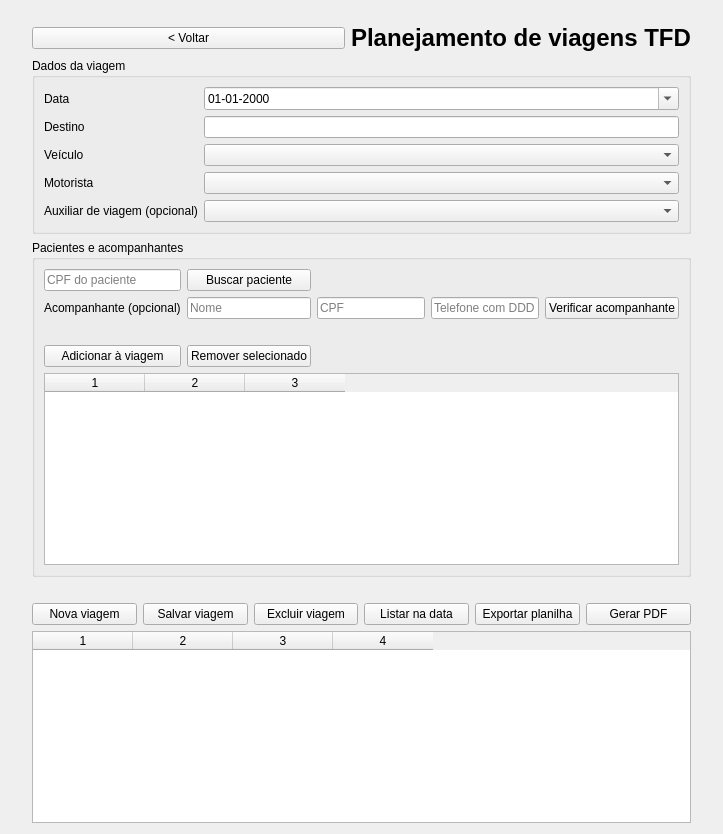
<?xml version="1.0" encoding="UTF-8"?>
<ui version="4.0">
 <class>ViewViagens</class>
 <widget class="QWidget" name="ViewViagens">
  <layout class="QVBoxLayout" name="v">
   <property name="leftMargin"><number>32</number></property>
   <property name="topMargin"><number>24</number></property>
   <property name="rightMargin"><number>32</number></property>
   <item>
    <layout class="QHBoxLayout" name="top">
     <item><widget class="QPushButton" name="btnVoltar"><property name="text"><string>&lt; Voltar</string></property></widget></item>
     <item><widget class="QLabel" name="title"><property name="text"><string>Planejamento de viagens TFD</string></property><property name="styleSheet"><string notr="true">font-size:24px;font-weight:700;</string></property></widget></item>
    </layout>
   </item>
   <item>
    <widget class="QGroupBox" name="gDados">
     <property name="title"><string>Dados da viagem</string></property>
     <layout class="QFormLayout" name="f1">
      <item row="0" column="0"><widget class="QLabel" name="lData"><property name="text"><string>Data</string></property></widget></item>
      <item row="0" column="1"><widget class="QDateEdit" name="dtViagem"><property name="calendarPopup"><bool>true</bool></property><property name="displayFormat"><string>dd-MM-yyyy</string></property></widget></item>
      <item row="1" column="0"><widget class="QLabel" name="lDest"><property name="text"><string>Destino</string></property></widget></item>
      <item row="1" column="1"><widget class="QLineEdit" name="txtDestino"><property name="maxLength"><number>100</number></property></widget></item>
      <item row="2" column="0"><widget class="QLabel" name="lVeic"><property name="text"><string>Ve&#237;culo</string></property></widget></item>
      <item row="2" column="1"><widget class="QComboBox" name="cmbVeiculo"/></item>
      <item row="3" column="0"><widget class="QLabel" name="lMot"><property name="text"><string>Motorista</string></property></widget></item>
      <item row="3" column="1"><widget class="QComboBox" name="cmbMotorista"/></item>
      <item row="4" column="0"><widget class="QLabel" name="lAux"><property name="text"><string>Auxiliar de viagem (opcional)</string></property></widget></item>
      <item row="4" column="1"><widget class="QComboBox" name="cmbAuxiliar"/></item>
     </layout>
    </widget>
   </item>
   <item>
    <widget class="QGroupBox" name="gPass">
     <property name="title"><string>Pacientes e acompanhantes</string></property>
     <layout class="QGridLayout" name="grid">
      <item row="0" column="0"><widget class="QLineEdit" name="txtCpfPaciente"><property name="placeholderText"><string>CPF do paciente</string></property></widget></item>
      <item row="0" column="1"><widget class="QPushButton" name="btnBuscarPaciente"><property name="text"><string>Buscar paciente</string></property></widget></item>
      <item row="0" column="2" colspan="3"><widget class="QLabel" name="lblPaciente"/></item>
      <item row="1" column="0"><widget class="QLabel" name="lAcompanhante"><property name="text"><string>Acompanhante (opcional)</string></property></widget></item>
      <item row="1" column="1"><widget class="QLineEdit" name="txtNomeAcompanhante"><property name="placeholderText"><string>Nome</string></property><property name="maxLength"><number>150</number></property></widget></item>
      <item row="1" column="2"><widget class="QLineEdit" name="txtCpfAcompanhante"><property name="placeholderText"><string>CPF</string></property><property name="maxLength"><number>14</number></property></widget></item>
      <item row="1" column="3"><widget class="QLineEdit" name="txtTelefoneAcompanhante"><property name="placeholderText"><string>Telefone com DDD</string></property><property name="maxLength"><number>15</number></property></widget></item>
      <item row="1" column="4"><widget class="QPushButton" name="btnVerificarAcompanhante"><property name="text"><string>Verificar acompanhante</string></property></widget></item>
      <item row="2" column="1" colspan="4"><widget class="QLabel" name="lblAcompanhante"/></item>
      <item row="3" column="0"><widget class="QPushButton" name="btnAdicionar"><property name="text"><string>Adicionar &#224; viagem</string></property></widget></item>
      <item row="3" column="1"><widget class="QPushButton" name="btnRemover"><property name="text"><string>Remover selecionado</string></property></widget></item>
      <item row="4" column="0" colspan="5"><widget class="QTableWidget" name="tblPassageiros"><property name="columnCount"><number>3</number></property><property name="rowCount"><number>0</number></property></widget></item>
     </layout>
    </widget>
   </item>
   <item><widget class="QLabel" name="lblMensagem"/></item>
   <item>
    <layout class="QHBoxLayout" name="a">
     <item><widget class="QPushButton" name="btnLimpar"><property name="text"><string>Nova viagem</string></property></widget></item>
     <item><widget class="QPushButton" name="btnSalvar"><property name="text"><string>Salvar viagem</string></property></widget></item>
     <item><widget class="QPushButton" name="btnExcluir"><property name="text"><string>Excluir viagem</string></property></widget></item>
     <item><widget class="QPushButton" name="btnListar"><property name="text"><string>Listar na data</string></property></widget></item>
     <item><widget class="QPushButton" name="btnExportarPlanilha"><property name="visible"><bool>false</bool></property><property name="text"><string>Exportar planilha</string></property></widget></item>
     <item><widget class="QPushButton" name="btnGerarPdf"><property name="visible"><bool>false</bool></property><property name="text"><string>Gerar PDF</string></property></widget></item>
    </layout>
   </item>
   <item><widget class="QTableWidget" name="tblViagens"><property name="columnCount"><number>4</number></property><property name="rowCount"><number>0</number></property></widget></item>
  </layout>
 </widget>
 <resources/>
 <connections/>
</ui>
